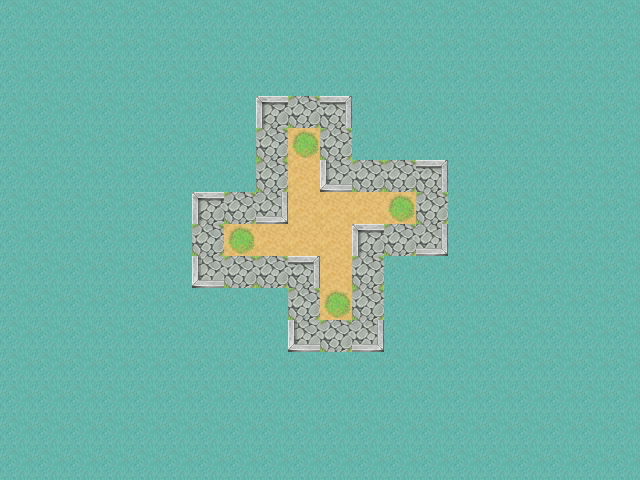

Tiled map render using the project's own tile images. Description and the whole map definition, tile-layer contents included, below:
An orthogonal 20x15 tile map with 32x32 px tiles, 2 tile layers (background, border) and 19 objects (12x Wall, 4x Goal, 2x Box, Player).

<map version="1.0" tiledversion="2018.03.21" orientation="orthogonal" renderorder="right-down" width="20" height="15" tilewidth="32" tileheight="32" infinite="0" nextobjectid="46">
 <tileset firstgid="1" source="9ywlq.tsx" />
 <layer name="background" width="20" height="15">
  <data encoding="csv">
1,1,1,1,1,1,1,1,1,1,1,1,1,1,1,1,1,1,1,2,
17,17,17,17,17,17,17,17,17,17,1,1,1,1,1,1,1,1,2,2,
1,1,1,1,1,1,1,1,1,1,1,1,2,17,1,2,2,2,2,18,
17,17,17,17,1,17,17,1,1,1,1,1,1,1,1,1,1,1,1,1,
33,33,33,33,17,1,1,1,1,51,1,1,1,17,17,1,1,1,1,1,
33,34,34,1,1,1,1,1,1,49,1,1,1,1,1,2,2,2,1,1,
1,1,1,1,1,1,1,1,1,49,49,49,51,1,1,1,1,18,18,1,
17,17,17,1,1,1,1,51,49,49,49,1,1,1,1,1,2,1,1,1,
33,33,1,1,1,1,1,1,1,1,49,1,1,1,1,1,1,1,1,1,
34,1,1,1,1,1,1,1,1,1,51,1,1,1,17,17,1,1,17,17,
1,17,17,1,1,1,1,1,1,1,1,1,1,1,1,1,1,1,1,1,
1,1,1,1,1,1,1,2,1,1,2,2,2,17,17,17,17,17,17,1,
1,1,1,1,1,1,1,1,1,2,18,18,18,33,33,33,33,1,1,1,
17,17,17,1,1,1,1,1,18,18,34,34,34,1,1,2,2,2,2,2,
33,33,33,33,1,1,1,33,34,34,33,34,2,2,2,18,18,18,18,18
</data>
 </layer>
 <layer name="border" width="20" height="15">
  <data encoding="csv">
0,0,0,0,0,0,0,0,0,0,0,0,0,0,0,0,0,0,0,0,
0,0,0,0,0,0,0,0,0,0,0,0,0,0,0,1,0,0,0,0,
0,0,0,0,0,0,0,0,0,0,0,0,0,0,0,1,1,0,0,0,
0,0,0,0,0,0,0,0,23,6,24,0,0,0,0,1,1,0,0,0,
0,0,0,0,0,0,0,0,6,0,6,0,0,0,0,0,1,0,0,0,
0,0,0,0,0,0,0,0,6,0,39,6,6,24,0,0,1,1,0,0,
0,0,0,0,0,0,23,6,40,0,0,0,0,6,0,0,0,0,0,0,
0,0,0,0,0,0,6,0,0,0,0,23,6,40,0,0,0,0,0,0,
0,0,0,0,0,0,39,6,6,24,0,6,0,0,0,0,0,0,0,0,
0,0,0,0,0,0,0,0,0,6,0,6,0,0,0,0,0,0,0,0,
0,0,0,0,0,0,0,0,0,39,6,40,0,0,0,0,0,0,0,0,
0,0,0,0,0,0,0,0,0,0,1,0,0,0,0,0,0,0,0,0,
0,0,0,0,0,0,0,0,0,0,0,0,0,0,0,0,0,0,0,0,
0,0,0,0,0,0,0,0,0,0,0,0,0,0,0,0,0,0,0,0,
0,0,0,0,0,0,0,0,0,0,0,0,0,0,0,0,0,0,0,0
</data>
 </layer>
 <objectgroup color="#0000ff" name="Boxes">
  <object id="1" name="Box" x="320" y="192" width="32" height="32" />
  <object id="4" name="Box" x="320" y="224" width="32" height="32" />
 </objectgroup>
 <objectgroup color="#ffff7f" name="Walls" locked="1">
  <object id="9" name="Wall" x="256" y="96" width="96" height="32" />
  <object id="10" name="Wall" x="192" y="192" width="96" height="32" />
  <object id="11" name="Wall" x="256" y="96" width="32" height="128" />
  <object id="12" name="Wall" x="192" y="192" width="32" height="96" />
  <object id="13" name="Wall" x="320" y="96" width="32" height="96" />
  <object id="14" name="Wall" x="320" y="160" width="128" height="32" />
  <object id="15" name="Wall" x="416" y="160" width="32" height="96" />
  <object id="16" name="Wall" x="352" y="224" width="96" height="32" />
  <object id="17" name="Wall" x="288" y="320" width="96" height="32" />
  <object id="18" name="Wall" x="192" y="256" width="128" height="32" />
  <object id="19" name="Wall" x="288" y="256" width="32" height="96" />
  <object id="20" name="Wall" x="352" y="224" width="32" height="128" />
 </objectgroup>
 <objectgroup color="#ff0000" name="Player">
  <object id="45" name="Player" x="320" y="256" width="32" height="32" />
 </objectgroup>
 <objectgroup color="#00aa00" name="Goal" locked="1">
  <object id="39" name="Goal" x="288" y="128" width="32" height="32" />
  <object id="40" name="Goal" x="384" y="192" width="32" height="32" />
  <object id="41" name="Goal" x="320" y="288" width="32" height="32" />
  <object id="42" name="Goal" x="224" y="224" width="32" height="32" />
 </objectgroup>
</map>
